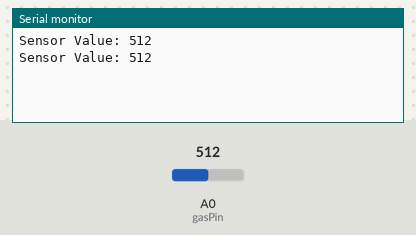
This sketch was run on a simulated Arduino Uno, built with avr-gcc and run on an emulated ATmega328P. Shown: the last lines printed to the serial monitor. The inputs (shaded band) are chosen by the test bench; at power-on: A0 (gasPin) = 512.

Above: at 1.8 s.
1.9 s: A0 (gasPin) set to 716
At 2.7 s:
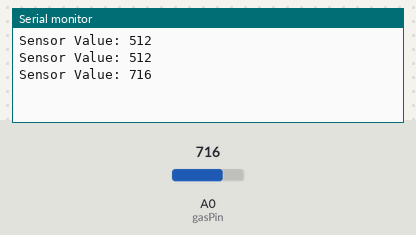
3.4 s: A0 (gasPin) set to 900
At 4.8 s:
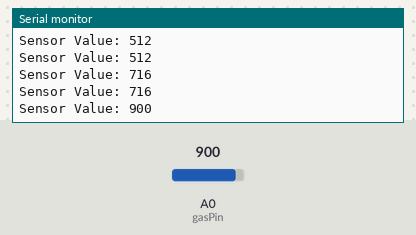
Timing chart, 0 to 6.4 s (numbered marks = the images above; inputs shaded):
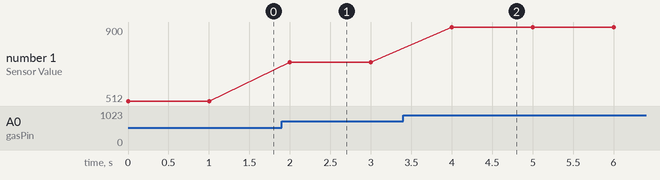

Measured:
- after the input at 1.9 s, the serial monitor: prints a new line after 0.10 s (image 1)
- after the input at 3.4 s, the serial monitor: prints a new line after 0.60 s (image 2)
- plotted number 1: 512 → 716 after the input at 1.9 s, 716 → 900 after the input at 3.4 s

The sketch:

Gas_Sensor_Module.ino
```cpp
const int gasPin = A0; // Analog pin connected to the gas sensor

void setup() {
  Serial.begin(9600);
}

void loop() {
  int sensorValue = analogRead(gasPin); // Read the analog sensor value
  Serial.print("Sensor Value: ");
  Serial.println(sensorValue);
  delay(1000); // Delay for a moment before the next reading.
}
```
